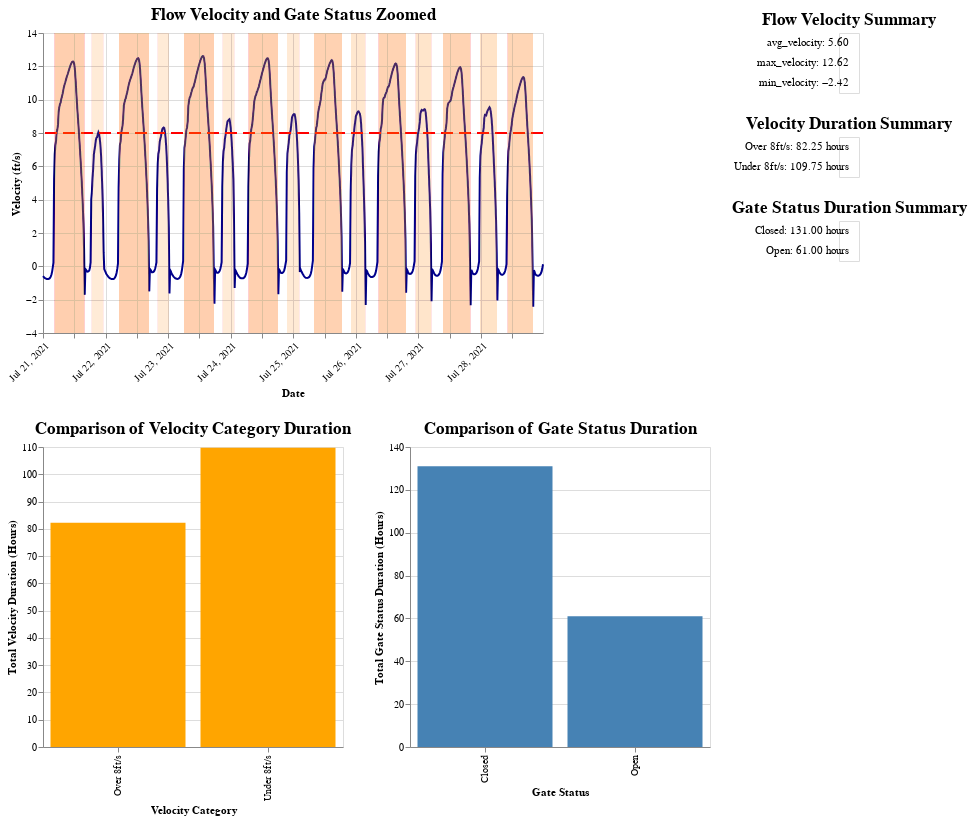

The notebook cell this image was saved under:
### Code cell
drop_down_date = full_merged_df['date'].unique()
date_dropdown = alt.binding_select(options=drop_down_date, name="Select Date:")
date_selection = alt.selection_single(fields=["date"], bind=date_dropdown, empty = "none")
interval = alt.selection_interval(encodings=['x'])
# input_dropdown = alt.binding_select(options=drop_down_date, name='Date')
# drop_selection = alt.selection_interval(fields=["datetime"], bind=input_dropdown)

base = alt.Chart(full_merged_df).mark_line(color = "darkblue").encode(
    x=alt.X('yearmonthdatehoursminutes(datetime):T', title='Datetime', axis=alt.Axis(format='%b %d, %Y', 
                                                                                     labelAngle=-45,
                                                                                     title='Date')),
    y=alt.Y('GLC:Q', title='Velocity (ft/s)'),
).add_selection(
    interval,
    # drop_selection
).properties(
    title="Flow Velocity and Gate Status Zoomed"
)
# avg_line_velocity = alt.Chart(avg_daily_velocity).mark_rule(color='red', strokeDash=[5, 5]).encode(
#     y=alt.Y('time_unit:Q', title="Average Time (Hours)"),
#     detail='Velocity_Category:N'  # Ensure the line is drawn for each category
# )
vel_bar_chart = alt.Chart(full_merged_df).mark_bar(color="orange").encode(
    x=alt.X('Velocity_Category:N', title='Velocity Category'),
    y=alt.Y('sum(time_unit):Q', title='Total Velocity Duration (Hours)'),
    # color="blue",
    # color=alt.Color('DGL:N', title='Gate Status', scale=alt.Scale(scheme='dark2')),
    tooltip = alt.Tooltip('sum(time_unit):Q', title="Total Velocity Duration (Hours)")
).properties(
    width=300,
    height=300,
    title="Comparison of Velocity Category Duration",
    # fontSize = 16
).transform_filter(
    interval
    
).interactive()

gate_bar_chart = alt.Chart(full_merged_df).mark_bar(color = "steelblue").encode(
    x=alt.X('DGL:N', title='Gate Status'),
    y=alt.Y('sum(time_unit):Q', title='Total Gate Status Duration (Hours)'),
    # color=alt.Color('DGL:N', title='Gate Status', scale=alt.Scale(scheme='dark2')),
    tooltip = alt.Tooltip('sum(time_unit):Q', 
    title="Total Gate Status Duration (Hours)")
).properties(
    width=300,
    height=300,
    title="Comparison of Gate Status Duration",
    # fontSize = 16
).transform_filter(
    interval
).interactive()

area_dgl_true = alt.Chart(full_merged_df).mark_rect(
    # opacity=0.006,
    color='orange'
).encode(
    x='gate_min_datetime:T',
    x2='gate_max_datetime:T',
    opacity=alt.value(0.008)
).transform_filter(
    alt.datum.DGL == "Closed"
)
yrule = (
    alt.Chart().mark_rule(strokeDash=[12, 6], size=2, color = 'red').encode(
        y=alt.datum(8))
).properties(
    width=500,
    height=300
).encode(
        tooltip=alt.TooltipValue('8 ft/s Threshold')  # Static tooltip for the rule line
    )

nearest = alt.selection_point(nearest=True, on="pointerover",
                              fields=["datetime"], empty=False)
points = base.mark_point().encode(
    opacity=alt.condition(nearest, alt.value(1), alt.value(0))
)
# # Draw a rule at the location of the selection
rules = alt.Chart(full_merged_df).transform_calculate(
    FlowVelocityDuration = "'Flow ' + datum.Velocity_Category + ' duration is ' + datum.streak_duration + ' hours'",
    GateStatusDuration = "'Gate ' + datum.DGL + ' duration is ' + datum.gate_streak_duration + ' hours'"
).mark_rule(color="gray").encode(
    x="datetime:T",
    opacity=alt.condition(nearest, alt.value(0.3), alt.value(0)),
    tooltip=[alt.Tooltip('yearmonthdatehoursminutes(datetime):T', title='Datetime'),
             alt.Tooltip('GLC:Q', title= "Velocity (ft/s)", format=".2f"),
             alt.Tooltip('FlowVelocityDuration:N', title="Flow Velocity Duration"),
             alt.Tooltip('GateStatusDuration:N', title="Gate Status Duration")
             ],
).add_params(nearest)

vel_text = alt.Chart(full_merged_df).mark_text(align='right').encode(
    y=alt.Y('stat:N', axis=None),
    text=alt.Text('summary:N')
).transform_filter(
    interval
).transform_aggregate(
    max_velocity='max(GLC)',  
    min_velocity='min(GLC)',
    avg_velocity='mean(GLC)'
).transform_fold(
    ['max_velocity', 'min_velocity', 'avg_velocity'],  # Separate each statistic
    as_=['stat', 'value']
).transform_calculate(
    summary='datum.stat + ": " + format(datum.value, ".2f")'
)
velocity = vel_text.encode(text='summary:N').properties(
    title=alt.Title(text='Flow Velocity Summary', align='center')
)

vel_duration_text = alt.Chart(full_merged_df).mark_text(align='right').encode(
    y=alt.Y('Velocity_Category:N', axis=None),
    text=alt.Text('summary:N')
).transform_filter(
    interval
).transform_aggregate(
    total_time='sum(time_unit)',
    groupby=["Velocity_Category"]
).transform_fold(
    ['total_time'],  # Separate each statistic
    as_=['stat', 'value']
).transform_calculate(
    summary='datum.Velocity_Category + ": " + format(datum.total_time, ".2f") + " hours"'
)
velocity_duration = vel_duration_text.encode(text='summary:N').properties(
    title=alt.Title(text='Velocity Duration Summary', align='center')
)

gate_duration_text = alt.Chart(full_merged_df).mark_text(align='right').encode(
    y=alt.Y('DGL:N', axis=None),
    text=alt.Text('summary:N')
).transform_filter(
    interval
).transform_aggregate(
    total_time='sum(time_unit)',
    groupby=["DGL"]
).transform_fold(
    ['total_time'],  # Separate each statistic
    as_=['stat', 'value']
).transform_calculate(
    summary='datum.DGL + ": " + format(datum.total_time, ".2f") + " hours"'
)
gate_duration = gate_duration_text.encode(text='summary:N').properties(
    title=alt.Title(text='Gate Status Duration Summary', align='center')
)



combined_text = alt.vconcat(
    velocity,
    velocity_duration,
    gate_duration,
    # velocity_daily_duration
)
# vel_chart_with_avg = vel_bar_chart + avg_line_velocity
combined_bar_charts = alt.hconcat(
    vel_bar_chart,
    gate_bar_chart 
)
combined_chart = alt.vconcat(
    alt.layer(base, points, yrule, rules, area_dgl_true),
    # upper,
    combined_bar_charts)
combined_chart_with_text = alt.hconcat(combined_chart, combined_text).configure_title(
        fontSize=17,
        color = "black",
        font='Arial'
    )
    
combined_chart_with_text
#add summary stats/per day
#add average line to bar chart
#fix datetime in time series
#selector by day
#Generate weekly summary 
#someway to show amount of time selected (start/end date)

### Figure 1 — Vega-Lite specification as saved in the notebook (floating-point values rounded to 4 significant figures; data arrays with more than 128 entries replaced by an {"elided": "..."} marker saying what was removed)
{"config": {"view": {"continuousWidth": 300, "continuousHeight": 300}, "title": {"color": "black", "font": "Arial", "fontSize": 17}}, "hconcat": [{"vconcat": [{"layer": [{"data": {"name": "data-2e00b31913089fde9af4054c9725b0f0"}, "mark": {"type": "line", "color": "darkblue"}, "encoding": {"x": {"axis": {"format": "%b %d, %Y", "labelAngle": -45, "title": "Date"}, "field": "datetime", "timeUnit": "yearmonthdatehoursminutes", "title": "Datetime", "type": "temporal"}, "y": {"field": "GLC", "title": "Velocity (ft/s)", "type": "quantitative"}}, "name": "view_317", "title": "Flow Velocity and Gate Status Zoomed"}, {"data": {"name": "data-2e00b31913089fde9af4054c9725b0f0"}, "mark": {"type": "point"}, "encoding": {"opacity": {"condition": {"param": "param_395", "value": 1, "empty": false}, "value": 0}, "x": {"axis": {"format": "%b %d, %Y", "labelAngle": -45, "title": "Date"}, "field": "datetime", "timeUnit": "yearmonthdatehoursminutes", "title": "Datetime", "type": "temporal"}, "y": {"field": "GLC", "title": "Velocity (ft/s)", "type": "quantitative"}}, "title": "Flow Velocity and Gate Status Zoomed"}, {"data": {"name": "empty"}, "mark": {"type": "rule", "color": "red", "size": 2, "strokeDash": [12, 6]}, "encoding": {"tooltip": {"value": "8 ft/s Threshold"}, "y": {"datum": 8}}}, {"data": {"name": "data-2e00b31913089fde9af4054c9725b0f0"}, "mark": {"type": "rule", "color": "gray"}, "encoding": {"opacity": {"condition": {"param": "param_395", "value": 0.3, "empty": false}, "value": 0}, "tooltip": [{"field": "datetime", "timeUnit": "yearmonthdatehoursminutes", "title": "Datetime", "type": "temporal"}, {"field": "GLC", "format": ".2f", "title": "Velocity (ft/s)", "type": "quantitative"}, {"field": "FlowVelocityDuration", "title": "Flow Velocity Duration", "type": "nominal"}, {"field": "GateStatusDuration", "title": "Gate Status Duration", "type": "nominal"}], "x": {"field": "datetime", "type": "temporal"}}, "name": "view_318", "transform": [{"calculate": "'Flow ' + datum.Velocity_Category + ' duration is ' + datum.streak_duration + ' hours'", "as": "FlowVelocityDuration"}, {"calculate": "'Gate ' + datum.DGL + ' duration is ' + datum.gate_streak_duration + ' hours'", "as": "GateStatusDuration"}]}, {"data": {"name": "data-2e00b31913089fde9af4054c9725b0f0"}, "mark": {"type": "rect", "color": "orange"}, "encoding": {"opacity": {"value": 0.008}, "x": {"field": "gate_min_datetime", "type": "temporal"}, "x2": {"field": "gate_max_datetime"}}, "transform": [{"filter": "(datum.DGL === 'Closed')"}]}], "height": 300, "width": 500}, {"hconcat": [{"mark": {"type": "bar", "color": "orange"}, "encoding": {"tooltip": {"aggregate": "sum", "field": "time_unit", "title": "Total Velocity Duration (Hours)", "type": "quantitative"}, "x": {"field": "Velocity_Category", "title": "Velocity Category", "type": "nominal"}, "y": {"aggregate": "sum", "field": "time_unit", "title": "Total Velocity Duration (Hours)", "type": "quantitative"}}, "height": 300, "name": "view_315", "title": "Comparison of Velocity Category Duration", "transform": [{"filter": {"param": "param_392"}}], "width": 300}, {"mark": {"type": "bar", "color": "steelblue"}, "encoding": {"tooltip": {"aggregate": "sum", "field": "time_unit", "title": "Total Gate Status Duration (Hours)", "type": "quantitative"}, "x": {"field": "DGL", "title": "Gate Status", "type": "nominal"}, "y": {"aggregate": "sum", "field": "time_unit", "title": "Total Gate Status Duration (Hours)", "type": "quantitative"}}, "height": 300, "name": "view_316", "title": "Comparison of Gate Status Duration", "transform": [{"filter": {"param": "param_392"}}], "width": 300}], "data": {"name": "data-2e00b31913089fde9af4054c9725b0f0"}}]}, {"vconcat": [{"mark": {"type": "text", "align": "right"}, "encoding": {"text": {"field": "summary", "type": "nominal"}, "y": {"axis": null, "field": "stat", "type": "nominal"}}, "title": {"text": "Flow Velocity Summary", "align": "center"}, "transform": [{"filter": {"param": "param_392"}}, {"aggregate": [{"op": "max", "field": "GLC", "as": "max_velocity"}, {"op": "min", "field": "GLC", "as": "min_velocity"}, {"op": "mean", "field": "GLC", "as": "avg_velocity"}]}, {"fold": ["max_velocity", "min_velocity", "avg_velocity"], "as": ["stat", "value"]}, {"calculate": "datum.stat + \": \" + format(datum.value, \".2f\")", "as": "summary"}]}, {"mark": {"type": "text", "align": "right"}, "encoding": {"text": {"field": "summary", "type": "nominal"}, "y": {"axis": null, "field": "Velocity_Category", "type": "nominal"}}, "title": {"text": "Velocity Duration Summary", "align": "center"}, "transform": [{"filter": {"param": "param_392"}}, {"aggregate": [{"op": "sum", "field": "time_unit", "as": "total_time"}], "groupby": ["Velocity_Category"]}, {"fold": ["total_time"], "as": ["stat", "value"]}, {"calculate": "datum.Velocity_Category + \": \" + format(datum.total_time, \".2f\") + \" hours\"", "as": "summary"}]}, {"mark": {"type": "text", "align": "right"}, "encoding": {"text": {"field": "summary", "type": "nominal"}, "y": {"axis": null, "field": "DGL", "type": "nominal"}}, "title": {"text": "Gate Status Duration Summary", "align": "center"}, "transform": [{"filter": {"param": "param_392"}}, {"aggregate": [{"op": "sum", "field": "time_unit", "as": "total_time"}], "groupby": ["DGL"]}, {"fold": ["total_time"], "as": ["stat", "value"]}, {"calculate": "datum.DGL + \": \" + format(datum.total_time, \".2f\") + \" hours\"", "as": "summary"}]}], "data": {"name": "data-2e00b31913089fde9af4054c9725b0f0"}}], "params": [{"name": "param_392", "select": {"type": "interval", "encodings": ["x"]}, "views": ["view_317"]}, {"name": "param_395", "select": {"type": "point", "fields": ["datetime"], "nearest": true, "on": "pointerover"}, "views": ["view_318"]}, {"name": "param_393", "select": {"type": "interval", "encodings": ["x", "y"]}, "bind": "scales", "views": ["view_315"]}, {"name": "param_394", "select": {"type": "interval", "encodings": ["x", "y"]}, "bind": "scales", "views": ["view_316"]}], "$schema": "https://vega.github.io/schema/vega-lite/v5.20.1.json", "datasets": {"data-2e00b31913089fde9af4054c9725b0f0": {"elided": "768 records"}, "empty": [{}]}}
